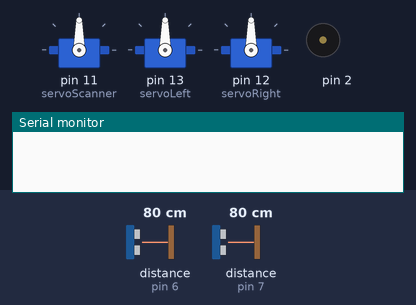
Recording of a sketch running on a simulated Arduino Uno, built with avr-gcc and run on an emulated ATmega328P. Shown: 3 × servo, buzzer (waves = sounding), the last lines printed to the serial monitor. Wiring (inferred from the names in the program): 2 × ultrasonic range finder: trigger pin 6, echo pin 6 / trigger pin 7, echo pin 7. The inputs (shaded band) are chosen by the test bench; at power-on: distance to the obstacle (sensors on pin 7, pin 6) 80 cm. The echo pulse lasts 58.3 µs per cm.

Above: at 1.2 s.
1.3 s: distance to the obstacle (sensor on pin 7) set to 2 cm
At 3.93 s:
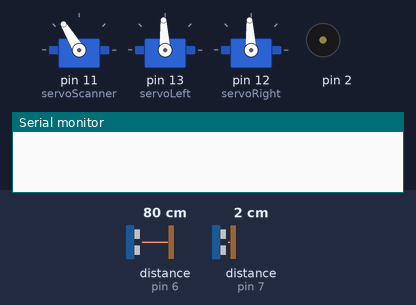
4.3 s: distance to the obstacle (sensor on pin 6) set to 2 cm
At 4.8 s:
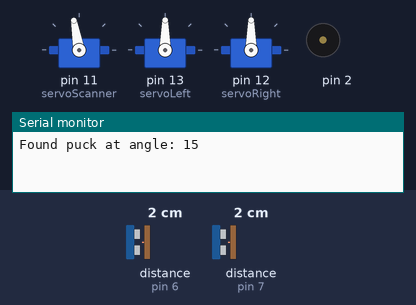
5.8 s: distance to the obstacle (sensor on pin 6) set to 19 cm
8.8 s: distance to the obstacle (sensor on pin 6) set to 21 cm
At 11.59 s:
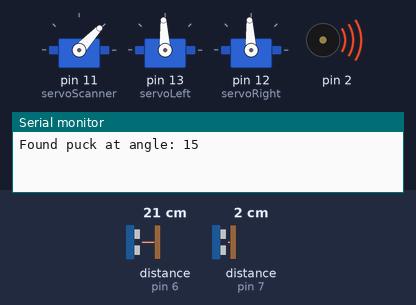
Timing chart, 0 to 12.8 s (numbered marks = the images above; inputs shaded):
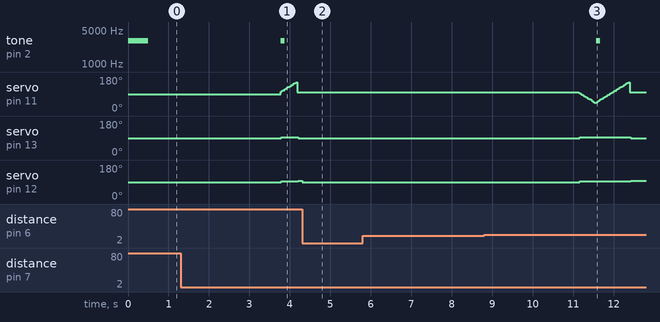

Measured:
- the behaviour switches between 20 and 21 cm on distance to the obstacle (sensor on pin 6) (found by bisection; images 2 and 3)
- after the input at 1.3 s, tone on pin 2: silent → 3000 Hz after 2.5 s, → silent 0.10 s later; servo on pin 13 (servoLeft), servo on pin 12 (servoRight): 90° → 93° after 2.5 s instead of 2.7 s
- after the input at 4.3 s, servo on pin 12 (servoRight): 96° → 90° at once
- after the input at 5.8 s, every drawn part: stays the same
- after the input at 8.8 s, tone on pin 2: silent → 3000 Hz after 2.8 s, → silent 0.10 s later; servo on pin 13 (servoLeft): 90° → 93° after 2.4 s, → 90° 1.3 s later; servo on pin 12 (servoRight): 90° → 93° after 2.4 s, → 96° 1.3 s later

The sketch:

robustScannerTest.ino
```cpp
#include <Servo.h>

Servo servoScanner;
Servo servoLeft;
Servo servoRight;

const int sonarPinUpper = 6;
const int sonarPinLower = 7;
const int sonarReadDelay = 15; // ms

bool sonarLastReadLower = false;
unsigned long sonarLastReadTime = 0;
unsigned long sonarDistanceUpper = 0; // cm
unsigned long sonarDistanceLower = 0; // cm

const unsigned long puckRange = 30; // cm
const unsigned long puckThreshold = 10; // cm
const int puckSideToCenterAngleEstimate = 15; // degrees
const unsigned long wallThreshold = 20; // cm

const int sweepAngleOffset = 8; // degrees
const int sweepAngleLimit = 60; // degrees
const int sweepAngleCenter = 6; // degrees

int sweepAngle = 0; // degrees
int sweepAngleDelta = 4; // degrees

bool foundWall = false;
int foundWallAngle = 0; // degrees

bool sweepJustOver = false;
bool sawThisSweep = false;
bool foundPuck = false;
int foundPuckAngle = 0; // degrees
unsigned long foundPuckDistance = 0; // cm

void setup() {
  Serial.begin(9600);
  tone(2, 3000, 500);
  servoScanner.attach(11);
  servoLeft.attach(13);
  servoRight.attach(12);
}

int state = 0;
unsigned long time = 0;

void loop() {

  // Test state machine
  updateSonars();

  checkForWall();

  if (foundWall) {
    state = 4;
  }

  int speedLeft = 0;
  int speedRight = 0;

  time++;

  if (state == 0) { // Sweep state, has to do this occasionally
    sweepForPuck();

    if (sweepJustOver) {
      if (foundPuck) {
        Serial.print("Found puck at angle: ");
        Serial.println(foundPuckAngle);

        // Puck straight ahead?
        if (abs(foundPuckAngle) < sweepAngleCenter) {
          if (foundPuckDistance < 20) {
            state = 3; // Eat!
            time = 0;
          } else {
            state = 2; // Nudge forward
            time = 0;
          }
        } else {
          if (foundPuckDistance <= 8) {
            state = 3; // Eat!
            time = 0;
          } else {
            state = 1; // Turn to the puck
            time = 0;
          }
        }
      } else {
        state = 2;
        time = 0;
      }
    }
  }
  else if (state == 1) { // Nudge rotate towards a puck
    // Rotate
    if (foundPuckAngle > 0) {
      // Rotate right
      speedLeft = 30;
      speedRight = -30;
    }
    else {
      // Rotate left
      speedLeft = -30;
      speedRight = 30;
    }

    if (time > 20) {
      state = 0;
      time = 0;
    }
  }
  else if (state == 2) { // Nudge forward towards puck
    speedLeft = 30;
    speedRight = 30;

    if (time > 200) {
      state = 0;
      time = 0;
    }
  }
  else if (state == 3) { // Go forward and eat puck!
    speedLeft = 30;
    speedRight = 30;

    if (time > 500) {
      state = 0;
      time = 0;
    }
  }
  else if (state == 4) { // Found wall, turn around!
    speedLeft = 30;
    speedRight = -30;

    if (time > 300) {
      state = 0;
      time = 0;
    }
  }

  servoLeft.writeMicroseconds(1500 - speedLeft);
  servoRight.writeMicroseconds(1500 + speedRight);

  //Serial.print("\n");
  delay(10);
}

void updateSonars() {
  // Use micros in order to avoid delays that stall the whole state machine
  unsigned long currentTime = micros();

  if (currentTime - sonarLastReadTime >= sonarReadDelay) {
    if (sonarLastReadLower) {
      // Read upper
      sonarDistanceUpper = readSonar(sonarPinUpper);
    } else {
      // Read lower
      sonarDistanceLower = readSonar(sonarPinLower);
    }

    sonarLastReadLower = !sonarLastReadLower;
    sonarLastReadTime = currentTime;
  }
}

unsigned long readSonar(int pin) {
  // Start ranging
  digitalWrite(pin, HIGH);
  delayMicroseconds(5);
  digitalWrite(pin, LOW);

  // Wait for the result
  pinMode(pin, INPUT);
  unsigned long duration = pulseIn(pin, HIGH, (unsigned long)3000);//5772); // Read echo pulse
  //delay(sonarReadDelay); // Make sure that we wait to let the sound die out so that it doesn't fool any other sensor

  if (duration == 0) {
    duration = 3000;
  }

  unsigned long inches = duration / 148;
  unsigned long cm = inches * 2.54;

  //Serial.print(pin);
  //Serial.print(" cm: ");
  //Serial.print(cm);
  //Serial.print("\t");

  // Make sure that we reset the pin before leaving the function
  pinMode(pin, OUTPUT);
  digitalWrite(pin, LOW);

  return cm;
}

void checkForWall() {
  foundWall = false;

  if (sonarDistanceUpper < wallThreshold) {
    foundWall = true;
    foundWallAngle = sweepAngle;
  }
}

// Moves the scan servo and sweeps to find the puck. Only finds puck when
// sweeping to the right, in order to make it simple and robust.
void sweepForPuck() {
  bool seesPuck = (sonarDistanceLower + puckThreshold < sonarDistanceUpper) && (sonarDistanceLower < puckRange);

  if (!sawThisSweep) {
    if (seesPuck) {
      // Sweeping to the right
      foundPuckAngle = sweepAngle + puckSideToCenterAngleEstimate;
      foundPuckDistance = sonarDistanceLower;

      sawThisSweep = true;
      tone(2, 3000, 100);
    }
  }

  // Rotate sensor
  sweepAngle += sweepAngleDelta;

  // Reached end of angle limit?
  sweepJustOver = false;

  if (abs(sweepAngle) > sweepAngleLimit) {
    // Sweep ended
    foundPuck = sawThisSweep;

    // Sweeping right?
    if (sweepAngleDelta > 0) {
      sweepJustOver = true;
      sweepAngle = 0;
    }

    // Sweeping left?
    if (sweepAngleDelta < 0) {
      // Reset variables for next sweep to the right
      sawThisSweep = false;
      foundPuck = false;
      foundPuckAngle = 0;
    }

    // Switch scan direction
    sweepAngleDelta = -sweepAngleDelta;
  }

  int servoTiming = 1500 + ((long)(sweepAngleOffset + sweepAngle) * 820) / 90;
  servoScanner.writeMicroseconds(servoTiming);
  delay(sonarReadDelay);
}
```
